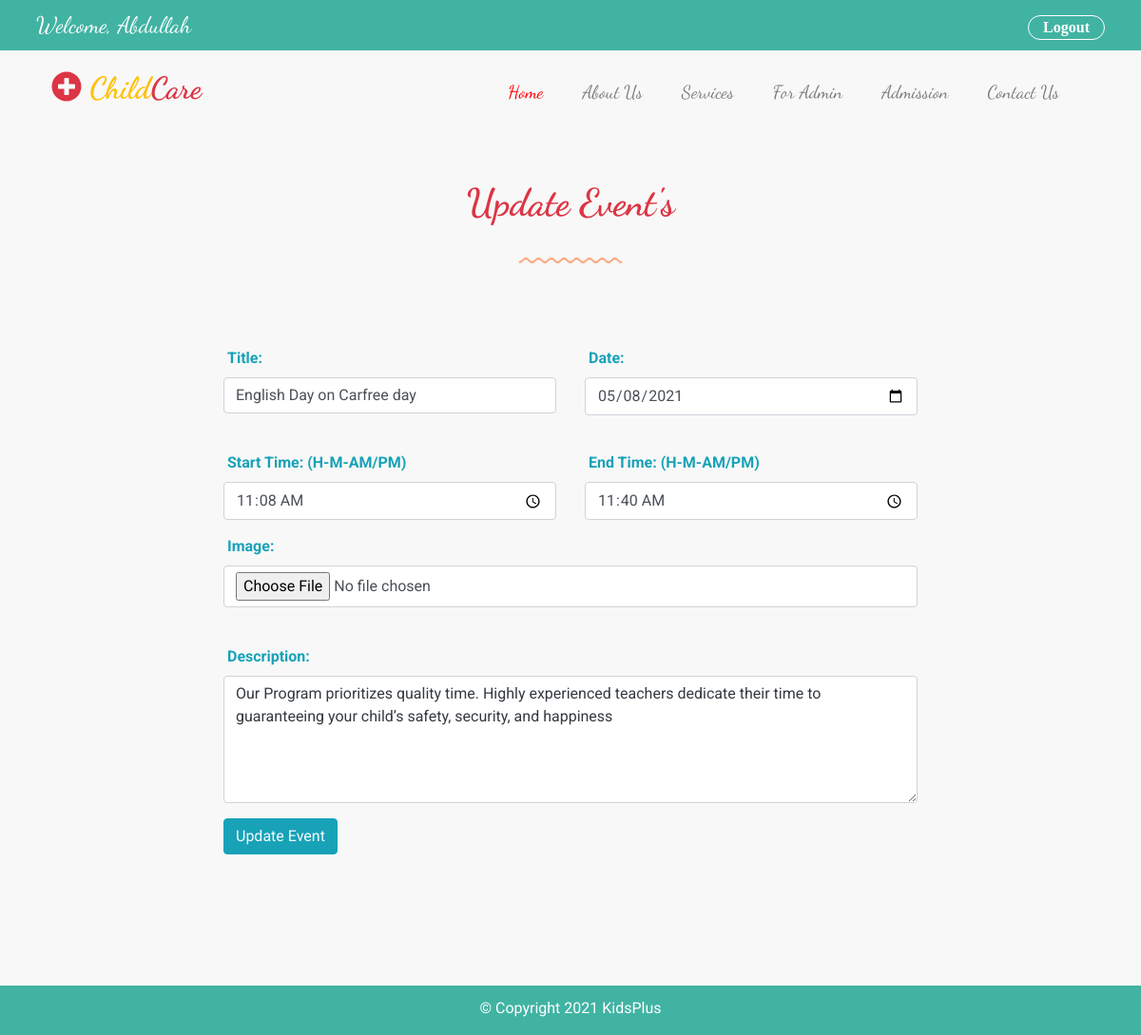
The page /admin/update_event.php?id=5 (signed in) on the database its author committed.
### tables this page shows
CREATE TABLE `child_event` (
  `id` int(16) NOT NULL,
  `title` varchar(255) NOT NULL,
  `event_date` date NOT NULL,
  `start_time` time NOT NULL,
  `end_time` time NOT NULL,
  `description` varchar(255) NOT NULL,
  `image` varchar(255) NOT NULL
);

### admin/update_event.php (the view, shortened to what this page needs)
<?php
require '../database/connection.php';
if(isset($_GET['id'])){
    $event_id = $_GET['id'];
    $query ="SELECT * FROM child_event WHERE id = $event_id";
    $execute_query = mysqli_query($connection, $query);
    if(mysqli_num_rows($execute_query) > 0){
        while($row = mysqli_fetch_assoc($execute_query)){
            $title = $row['title'];
            $date= $row['event_date'];
            $start_time= $row['start_time'];
            $end_time= $row['end_time'];
            $message = $row['description'];
        }
    }
    else{
        $error  = "Connection Error!";
    }
}
?>
<!DOCTYPE html>
<html lang="en">
<head>
    <link rel="stylesheet" href="https://maxcdn.bootstrapcdn.com/bootstrap/4.0.0/css/bootstrap.min.css">
    <link type="text/css" rel="stylesheet" href="../assets/css/style.css">
    <link type="text/css" rel="stylesheet" href="../assets/css/media.css">
    <link type="text/css" rel="stylesheet" href="../assets/css/fontawesome.css">
</head>
<body>
<?php
require 'header.php';
?>
<section class="container admin-section mt-5 mb-5">
    <div class="row heading-row mb-5">
        <div class="col-sm-12 col-md-12 col-lg-12 text-center">
            <h1 class="text-danger font-weight-bold"> Update Event's</h1>
            <div class="mt-4">
                <img src="../assets/images/line-dec-2.png" alt="">
            </div>
        </div>
    </div>
    <div class="row add-staff-row">
        <div class="col-sm-12 col-md-12 col-lg-8 offset-lg-2 staff-form">
            <form method="post" action="update_event.php" enctype="multipart/form-data">
                <div class="row input-row row-second">
                    <div class="col-sm-12 col-md-12 col-lg-12 input">
                    </div>
                </div>
                <div class="row input-row row-second">
                    <div class="col-sm-12 col-md-12 col-lg-12 input">
                    </div>
                </div>
                <div class="row input-row row-first">
                    <div class="col-sm-12 col-md-6 col-lg-6 input">
                        <div class="form-group">
                            <label  class="text-info ml-1 font-weight-bold">Title:</label>
                            <input type="text" name="title" class="form-control" placeholder="Enter Title" value="<?php echo @$title; ?>" required>
                        </div>
                    </div>
                    <div class="col-sm-12 col-md-6 col-lg-6 input">
                        <div class="form-group">
                            <label  class="text-info ml-1 font-weight-bold">Date:</label>
                            <input type="date" name="date" class="form-control"  value="<?php echo @$date;?>" required>
                        </div>
                    </div>
                </div>
                <div class="row input-row row-first">
                    <div class="col-sm-12 col-md-6 col-lg-6 input">
                        <div class="form-group">
                            <label  class="text-info ml-1 font-weight-bold">Start Time: (H-M-AM/PM)</label>
                            <input type="time" name="start-time" class="form-control"  value="<?php echo @$start_time; ?>" required>
                        </div>
                    </div>
                    <div class="col-sm-12 col-md-6 col-lg-6 input">
                        <div class="form-group">
                            <label  class="text-info ml-1 font-weight-bold">End Time: (H-M-AM/PM)</label>
                            <input type="time" name="end-time" class="form-control"  value="<?php echo @$end_time;?>" required>
                        </div>
                    </div>
                </div>
                <div class="row input-row row-second">
                    <div class="col-sm-12 col-md-12 col-lg-12 input">
                        <div class="form-group">
                            <label  class="text-info ml-1 font-weight-bold">Image:</label>
                            <input type="file" name="image" class="form-control"  id="myImage">
                        </div>
                    </div>
                </div>
                <div class="row input-row row-third">
                    <div class="col-sm-12 col-md-12 col-lg-12 input">
                        <div class="form-group">
                            <label  class="text-info ml-1 font-weight-bold">Description:</label>
                            <textarea type="text" name="message"  class="form-control w-100 text-dark" rows="5" placeholder="Description"  required><?php echo @$message; ?></textarea>
                        </div>
                    </div>
                </div>
                <div class="row input-row row-third">
                    <div class="col-sm-12 col-md-12 col-lg-12 input">
                        <button type="submit" name="update-event" class="btn btn-md text-light btn-info  ">Update Event</button>
                    </div>
                </div>
            </form>
        </div>
    </div>
</section>
<?php
require 'footer.php';
?>
</body>
</html>

### assets/css/style.css (style rules this page uses)
:root { --body-background : #f8f8f8; --header-background: #41b3a3; --white: #fff; --black:#000; --blue : #005cbf; --red : #ff0004; --orange:#fd7e14; --sky:#17a2b8; --aqua:#41b3a3; --tomato:#FF6347; --tan:#D7B98C; --yellow:#FFFF00; --warning: #ffc107; --darkgray:#999999; --smoke:#E8E8E8; }
body { background-color: var(--body-background); position: relative; margin: 0px; padding: 0px; box-sizing: border-box; font-family: 'Roboto', sans-serif !important; }
section h1, h2, h3, h4, a, span { font-family: 'Dancing Script', cursive; }
.public-section, .admin-section { min-height: 100vh; }

### rows shown on the page
child_event: title "English Day on Carfree day", date "05/08/2021", start-time "11:08:00", end-time "11:40:00", message "Our Program prioritizes quality time. Highly experienced teachers dedicate their time to guaranteeing your child’s safety, security, and happiness"
